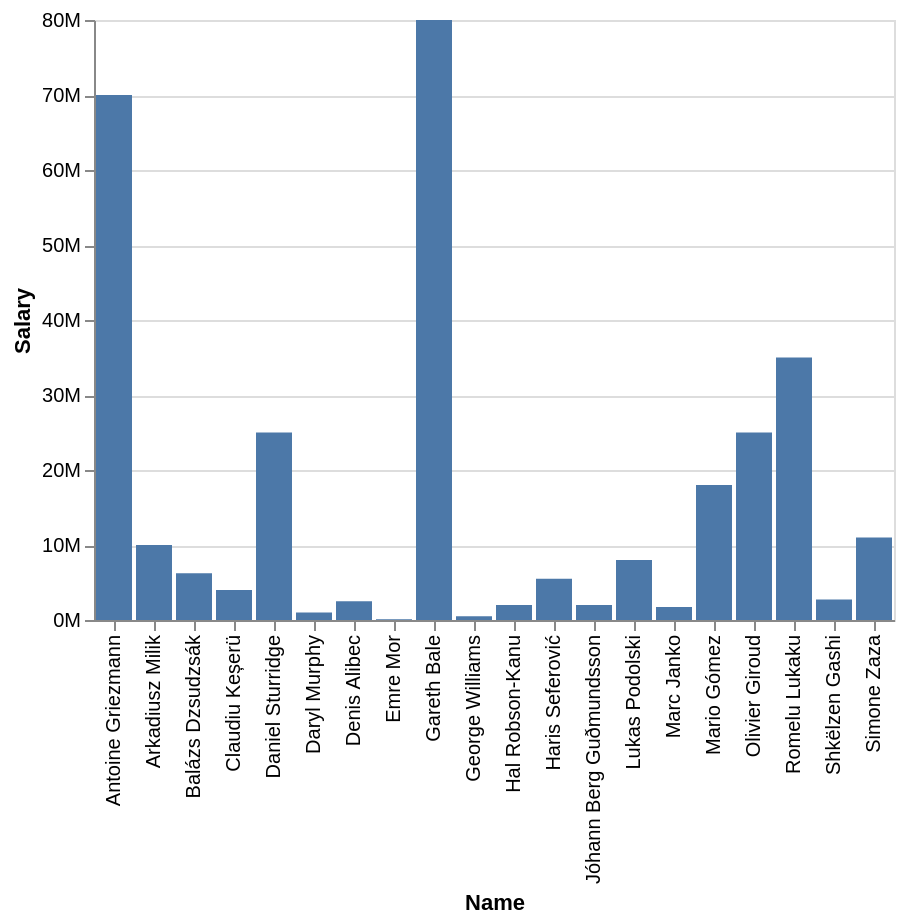

Write the Vega-Lite specification saved for this chart.
### Vega-Lite specification from a JSON file in a GitHub repository (floating-point values rounded to 4 significant figures; data arrays with more than 128 entries replaced by an {"elided": "..."} marker saying what was removed)
{"$schema": "https://vega.github.io/schema/vega-lite/v5.json", "mark": {"type": "bar", "tooltip": true}, "encoding": {"x": {"field": "Name", "type": "nominal"}, "y": {"field": "Salary", "type": "quantitative", "axis": {"format": "s"}}}, "transform": [{"filter": {"field": "Foot", "oneOf": ["Left"]}}, {"filter": {"field": "Position", "oneOf": ["Forward"]}}], "data": {"values": {"elided": "552 records"}, "format": {"parse": {"Foot": "string", "Position": "string"}}}, "config": {}}
